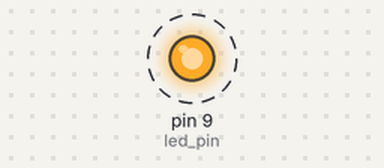
Simulated run of this sketch. Board: Arduino Uno, built with avr-gcc and run on an emulated ATmega328P. On the bench: output pins drawn as LEDs (lit = HIGH). Dashed ring = blinking.

Above: at 0.5 s.
Timing chart, 0 to 4.6 s (numbered marks = the images above):
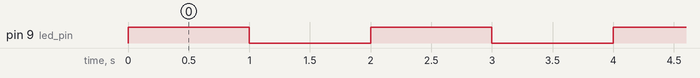

The sketch:

Transistors.ino
```cpp
const byte led_pin{ 9 };

byte ledState{ LOW };

void setup() {
  pinMode(led_pin, OUTPUT);
}

void loop() {
  ledState = ledState == LOW ? HIGH : LOW;
  digitalWrite(led_pin, ledState);
  delay(1000);
}
```

Measured:
- by itself, pin 9 (led_pin): alternates HIGH for 1.0 s and LOW for 1.0 s
